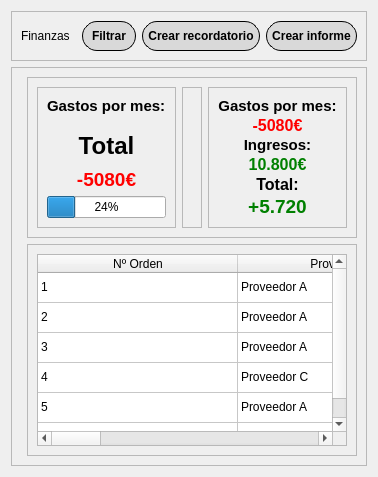
             <widget class="QWidget" name="finance">
              <attribute name="title">
               <string>finance</string>
              </attribute>
              <layout class="QGridLayout" name="gridLayout_116">
               <item row="0" column="0">
                <layout class="QGridLayout" name="GRID_18">
                 <item row="1" column="0">
                  <widget class="QFrame" name="frame_40">
                   <property name="maximumSize">
                    <size>
                     <width>16777215</width>
                     <height>16777215</height>
                    </size>
                   </property>
                   <property name="frameShape">
                    <enum>QFrame::Shape::StyledPanel</enum>
                   </property>
                   <property name="frameShadow">
                    <enum>QFrame::Shadow::Raised</enum>
                   </property>
                   <layout class="QFormLayout" name="formLayout_6">
                    <item row="0" column="1">
                     <layout class="QGridLayout" name="gridLayout_61">
                      <item row="1" column="0">
                       <widget class="QFrame" name="frame_48">
                        <property name="frameShape">
                         <enum>QFrame::Shape::StyledPanel</enum>
                        </property>
                        <property name="frameShadow">
                         <enum>QFrame::Shadow::Raised</enum>
                        </property>
                        <layout class="QGridLayout" name="gridLayout_110">
                         <item row="0" column="0">
                          <widget class="QTableWidget" name="tableWidget_12">
                           <property name="layoutDirection">
                            <enum>Qt::LayoutDirection::LeftToRight</enum>
                           </property>
                           <property name="editTriggers">
                            <set>QAbstractItemView::EditTrigger::NoEditTriggers</set>
                           </property>
                           <property name="verticalScrollMode">
                            <enum>QAbstractItemView::ScrollMode::ScrollPerPixel</enum>
                           </property>
                           <property name="horizontalScrollMode">
                            <enum>QAbstractItemView::ScrollMode::ScrollPerPixel</enum>
                           </property>
                           <property name="rowCount">
                            <number>6</number>
                           </property>
                           <attribute name="horizontalHeaderDefaultSectionSize">
                            <number>200</number>
                           </attribute>
                           <attribute name="horizontalHeaderShowSortIndicator" stdset="0">
                            <bool>false</bool>
                           </attribute>
                           <attribute name="verticalHeaderVisible">
                            <bool>false</bool>
                           </attribute>
                           <row/>
                           <row/>
                           <row/>
                           <row/>
                           <row/>
                           <row/>
                           <column>
                            <property name="text">
                             <string>Nº Orden</string>
                            </property>
                           </column>
                           <column>
                            <property name="text">
                             <string>Proveedor</string>
                            </property>
                           </column>
                           <column>
                            <property name="text">
                             <string>Fecha Orden</string>
                            </property>
                           </column>
                           <column>
                            <property name="text">
                             <string>Producto</string>
                            </property>
                           </column>
                           <column>
                            <property name="text">
                             <string>Precio/u</string>
                            </property>
                           </column>
                           <column>
                            <property name="text">
                             <string>Unidad</string>
                            </property>
                           </column>
                           <column>
                            <property name="text">
                             <string>Total</string>
                            </property>
                           </column>
                           <column>
                            <property name="text">
                             <string>Estado</string>
                            </property>
                           </column>
                           <item row="0" column="0">
                            <property name="text">
                             <string>1</string>
                            </property>
                           </item>
                           <item row="0" column="1">
                            <property name="text">
                             <string>Proveedor A</string>
                            </property>
                           </item>
                           <item row="0" column="2">
                            <property name="text">
                             <string>2024-09-01</string>
                            </property>
                           </item>
                           <item row="0" column="3">
                            <property name="text">
                             <string>Producto</string>
                            </property>
                           </item>
                           <item row="0" column="4">
                            <property name="text">
                             <string>5€</string>
                            </property>
                           </item>
                           <item row="0" column="5">
                            <property name="text">
                             <string>2</string>
                            </property>
                           </item>
                           <item row="0" column="6">
                            <property name="text">
                             <string>10€</string>
                            </property>
                           </item>
                           <item row="0" column="7">
                            <property name="text">
                             <string>Entregado</string>
                            </property>
                           </item>
                           <item row="1" column="0">
                            <property name="text">
                             <string>2</string>
                            </property>
                           </item>
                           <item row="1" column="1">
                            <property name="text">
                             <string>Proveedor A</string>
                            </property>
                           </item>
                           <item row="1" column="2">
                            <property name="text">
                             <string>2024-09-01</string>
                            </property>
                           </item>
                           <item row="1" column="3">
                            <property name="text">
                             <string>Producto</string>
                            </property>
                           </item>
                           <item row="1" column="4">
                            <property name="text">
                             <string>5€</string>
                            </property>
                           </item>
                           <item row="1" column="5">
                            <property name="text">
                             <string>2</string>
                            </property>
                           </item>
                           <item row="1" column="6">
                            <property name="text">
                             <string>10€</string>
                            </property>
                           </item>
                           <item row="1" column="7">
                            <property name="text">
                             <string>Entregado</string>
                            </property>
                           </item>
                           <item row="2" column="0">
                            <property name="text">
                             <string>3</string>
                            </property>
                           </item>
                           <item row="2" column="1">
                            <property name="text">
                             <string>Proveedor A</string>
                            </property>
                           </item>
                           <item row="2" column="2">
                            <property name="text">
                             <string>2024-09-01</string>
                            </property>
                           </item>
                           <item row="2" column="3">
                            <property name="text">
                             <string>Producto</string>
                            </property>
                           </item>
                           <item row="2" column="4">
                            <property name="text">
                             <string>5€</string>
                            </property>
                           </item>
                           <item row="2" column="5">
                            <property name="text">
                             <string>2</string>
                            </property>
                           </item>
                           <item row="2" column="6">
                            <property name="text">
                             <string>10€</string>
                            </property>
                           </item>
                           <item row="2" column="7">
                            <property name="text">
                             <string>Entregado</string>
                            </property>
                           </item>
                           <item row="3" column="0">
                            <property name="text">
                             <string>4</string>
                            </property>
                           </item>
                           <item row="3" column="1">
                            <property name="text">
                             <string>Proveedor C</string>
                            </property>
                           </item>
                           <item row="3" column="2">
                            <property name="text">
                             <string>2024-09-01</string>
                            </property>
                           </item>
                           <item row="3" column="3">
                            <property name="text">
                             <string>Producto</string>
                            </property>
                           </item>
                           <item row="3" column="4">
                            <property name="text">
                             <string>5€</string>
                            </property>
                           </item>
                           <item row="3" column="5">
                            <property name="text">
                             <string>2</string>
                            </property>
                           </item>
                           <item row="3" column="6">
                            <property name="text">
                             <string>10€</string>
                            </property>
                           </item>
                           <item row="3" column="7">
                            <property name="text">
                             <string>En tránsito</string>
                            </property>
                           </item>
                           <item row="4" column="0">
                            <property name="text">
                             <string>5</string>
                            </property>
                           </item>
                           <item row="4" column="1">
                            <property name="text">
                             <string>Proveedor A</string>
                            </property>
                           </item>
                           <item row="4" column="2">
                            <property name="text">
                             <string>2024-09-01</string>
                            </property>
                           </item>
                           <item row="4" column="3">
                            <property name="text">
                             <string>Producto</string>
                            </property>
                           </item>
                           <item row="4" column="4">
                            <property name="text">
                             <string>5€</string>
                            </property>
                           </item>
                           <item row="4" column="5">
                            <property name="text">
                             <string>2</string>
                            </property>
                           </item>
                           <item row="4" column="6">
                            <property name="text">
                             <string>10€</string>
                            </property>
                           </item>
                           <item row="4" column="7">
                            <property name="text">
                             <string>En tránsito</string>
                            </property>
                           </item>
                           <item row="5" column="0">
                            <property name="text">
                             <string>6</string>
                            </property>
                           </item>
                           <item row="5" column="1">
                            <property name="text">
                             <string>Proveedor B</string>
                            </property>
                           </item>
                           <item row="5" column="2">
                            <property name="text">
                             <string>2024-09-01</string>
                            </property>
                           </item>
                           <item row="5" column="3">
                            <property name="text">
                             <string>Producto</string>
                            </property>
                           </item>
                           <item row="5" column="4">
                            <property name="text">
                             <string>5€</string>
                            </property>
                           </item>
                           <item row="5" column="5">
                            <property name="text">
                             <string>2</string>
                            </property>
                           </item>
                           <item row="5" column="6">
                            <property name="text">
                             <string>10€</string>
                            </property>
                           </item>
                           <item row="5" column="7">
                            <property name="text">
                             <string>Pendiente</string>
                            </property>
                           </item>
                          </widget>
                         </item>
                        </layout>
                       </widget>
                      </item>
                      <item row="0" column="0">
                       <widget class="QFrame" name="frame_49">
                        <property name="frameShape">
                         <enum>QFrame::Shape::StyledPanel</enum>
                        </property>
                        <property name="frameShadow">
                         <enum>QFrame::Shadow::Raised</enum>
                        </property>
                        <layout class="QGridLayout" name="gridLayout_111">
                         <item row="1" column="0">
                          <layout class="QHBoxLayout" name="horizontalLayout_22" stretch="1,2,1">
                           <item>
                            <widget class="QFrame" name="frame_50">
                             <property name="maximumSize">
                              <size>
                               <width>16777215</width>
                               <height>16777215</height>
                              </size>
                             </property>
                             <property name="frameShape">
                              <enum>QFrame::Shape::StyledPanel</enum>
                             </property>
                             <property name="frameShadow">
                              <enum>QFrame::Shadow::Raised</enum>
                             </property>
                             <layout class="QGridLayout" name="gridLayout_112">
                              <item row="0" column="0">
                               <layout class="QGridLayout" name="gridLayout_113">
                                <property name="spacing">
                                 <number>1</number>
                                </property>
                                <item row="2" column="0">
                                 <widget class="QLabel" name="label_36">
                                  <property name="font">
                                   <font>
                                    <pointsize>14</pointsize>
                                    <bold>true</bold>
                                   </font>
                                  </property>
                                  <property name="styleSheet">
                                   <string notr="true">color: red;</string>
                                  </property>
                                  <property name="text">
                                   <string>-5080€</string>
                                  </property>
                                  <property name="alignment">
                                   <set>Qt::AlignmentFlag::AlignCenter</set>
                                  </property>
                                 </widget>
                                </item>
                                <item row="0" column="0">
                                 <widget class="QLabel" name="label_37">
                                  <property name="font">
                                   <font>
                                    <pointsize>11</pointsize>
                                    <bold>true</bold>
                                   </font>
                                  </property>
                                  <property name="text">
                                   <string>Gastos por mes:</string>
                                  </property>
                                  <property name="alignment">
                                   <set>Qt::AlignmentFlag::AlignLeading|Qt::AlignmentFlag::AlignLeft|Qt::AlignmentFlag::AlignTop</set>
                                  </property>
                                 </widget>
                                </item>
                                <item row="3" column="0">
                                 <widget class="QProgressBar" name="progressBar_7">
                                  <property name="value">
                                   <number>24</number>
                                  </property>
                                 </widget>
                                </item>
                                <item row="1" column="0">
                                 <widget class="QLabel" name="label_38">
                                  <property name="font">
                                   <font>
                                    <pointsize>18</pointsize>
                                    <bold>true</bold>
                                   </font>
                                  </property>
                                  <property name="text">
                                   <string>Total</string>
                                  </property>
                                  <property name="alignment">
                                   <set>Qt::AlignmentFlag::AlignCenter</set>
                                  </property>
                                 </widget>
                                </item>
                               </layout>
                              </item>
                             </layout>
                            </widget>
                           </item>
                           <item>
                            <widget class="QFrame" name="frame_balance">
                             <property name="maximumSize">
                              <size>
                               <width>16777215</width>
                               <height>16777215</height>
                              </size>
                             </property>
                             <property name="frameShape">
                              <enum>QFrame::Shape::StyledPanel</enum>
                             </property>
                             <property name="frameShadow">
                              <enum>QFrame::Shadow::Raised</enum>
                             </property>
                             <layout class="QGridLayout" name="gridLayout_122"/>
                            </widget>
                           </item>
                           <item>
                            <widget class="QFrame" name="frame_52">
                             <property name="maximumSize">
                              <size>
                               <width>16777215</width>
                               <height>16777215</height>
                              </size>
                             </property>
                             <property name="frameShape">
                              <enum>QFrame::Shape::StyledPanel</enum>
                             </property>
                             <property name="frameShadow">
                              <enum>QFrame::Shadow::Raised</enum>
                             </property>
                             <layout class="QGridLayout" name="gridLayout_114">
                              <item row="0" column="0">
                               <layout class="QGridLayout" name="gridLayout_117">
                                <property name="verticalSpacing">
                                 <number>1</number>
                                </property>
                                <item row="4" column="0">
                                 <widget class="QLabel" name="label_42">
                                  <property name="font">
                                   <font>
                                    <pointsize>12</pointsize>
                                    <bold>true</bold>
                                   </font>
                                  </property>
                                  <property name="text">
                                   <string>Total:</string>
                                  </property>
                                  <property name="alignment">
                                   <set>Qt::AlignmentFlag::AlignCenter</set>
                                  </property>
                                 </widget>
                                </item>
                                <item row="0" column="0">
                                 <widget class="QLabel" name="label_41">
                                  <property name="font">
                                   <font>
                                    <pointsize>11</pointsize>
                                    <bold>true</bold>
                                   </font>
                                  </property>
                                  <property name="text">
                                   <string>Gastos por mes:</string>
                                  </property>
                                  <property name="alignment">
                                   <set>Qt::AlignmentFlag::AlignHCenter|Qt::AlignmentFlag::AlignTop</set>
                                  </property>
                                 </widget>
                                </item>
                                <item row="1" column="0">
                                 <widget class="QLabel" name="label_49">
                                  <property name="font">
                                   <font>
                                    <pointsize>12</pointsize>
                                    <bold>true</bold>
                                   </font>
                                  </property>
                                  <property name="styleSheet">
                                   <string notr="true">color: red;</string>
                                  </property>
                                  <property name="text">
                                   <string>-5080€</string>
                                  </property>
                                  <property name="alignment">
                                   <set>Qt::AlignmentFlag::AlignCenter</set>
                                  </property>
                                 </widget>
                                </item>
                                <item row="2" column="0">
                                 <widget class="QLabel" name="label_50">
                                  <property name="font">
                                   <font>
                                    <pointsize>11</pointsize>
                                    <bold>true</bold>
                                   </font>
                                  </property>
                                  <property name="text">
                                   <string>Ingresos:</string>
                                  </property>
                                  <property name="alignment">
                                   <set>Qt::AlignmentFlag::AlignHCenter|Qt::AlignmentFlag::AlignTop</set>
                                  </property>
                                 </widget>
                                </item>
                                <item row="5" column="0">
                                 <widget class="QLabel" name="label_40">
                                  <property name="font">
                                   <font>
                                    <pointsize>14</pointsize>
                                    <bold>true</bold>
                                   </font>
                                  </property>
                                  <property name="styleSheet">
                                   <string notr="true">color: green;</string>
                                  </property>
                                  <property name="text">
                                   <string>+5.720</string>
                                  </property>
                                  <property name="alignment">
                                   <set>Qt::AlignmentFlag::AlignCenter</set>
                                  </property>
                                 </widget>
                                </item>
                                <item row="3" column="0">
                                 <widget class="QLabel" name="label_51">
                                  <property name="font">
                                   <font>
                                    <pointsize>12</pointsize>
                                    <bold>true</bold>
                                   </font>
                                  </property>
                                  <property name="styleSheet">
                                   <string notr="true">color: green;</string>
                                  </property>
                                  <property name="text">
                                   <string>10.800€</string>
                                  </property>
                                  <property name="alignment">
                                   <set>Qt::AlignmentFlag::AlignCenter</set>
                                  </property>
                                 </widget>
                                </item>
                               </layout>
                              </item>
                             </layout>
                            </widget>
                           </item>
                          </layout>
                         </item>
                        </layout>
                       </widget>
                      </item>
                     </layout>
                    </item>
                   </layout>
                  </widget>
                 </item>
                 <item row="0" column="0">
                  <widget class="QFrame" name="frame_51">
                   <property name="maximumSize">
                    <size>
                     <width>16777215</width>
                     <height>100</height>
                    </size>
                   </property>
                   <property name="frameShape">
                    <enum>QFrame::Shape::StyledPanel</enum>
                   </property>
                   <property name="frameShadow">
                    <enum>QFrame::Shadow::Raised</enum>
                   </property>
                   <layout class="QGridLayout" name="gridLayout_115">
                    <item row="0" column="0">
                     <layout class="QHBoxLayout" name="horizontalLayout_23">
                      <item>
                       <widget class="QLabel" name="label_39">
                        <property name="text">
                         <string>Finanzas</string>
                        </property>
                       </widget>
                      </item>
                      <item>
                       <widget class="QPushButton" name="boton_filtrar_3">
                        <property name="minimumSize">
                         <size>
                          <width>30</width>
                          <height>30</height>
                         </size>
                        </property>
                        <property name="maximumSize">
                         <size>
                          <width>100</width>
                          <height>16777215</height>
                         </size>
                        </property>
                        <property name="font">
                         <font>
                          <bold>true</bold>
                         </font>
                        </property>
                        <property name="styleSheet">
                         <string notr="true">background-color: #d9d9d9;
color: black;
border: 1px solid black;
border-radius: 15px;
padding:5px;
box-shadow: 5px 5px 15px rgba(0, 0, 0, 0.3);
</string>
                        </property>
                        <property name="text">
                         <string>Filtrar</string>
                        </property>
                       </widget>
                      </item>
                      <item>
                       <widget class="QPushButton" name="crear_recordatorio_4">
                        <property name="minimumSize">
                         <size>
                          <width>30</width>
                          <height>30</height>
                         </size>
                        </property>
                        <property name="maximumSize">
                         <size>
                          <width>150</width>
                          <height>16777215</height>
                         </size>
                        </property>
                        <property name="font">
                         <font>
                          <bold>true</bold>
                         </font>
                        </property>
                        <property name="styleSheet">
                         <string notr="true">background-color: #d9d9d9;
color: black;
border: 1px solid black;
border-radius: 15px;
padding:5px;
box-shadow: 5px 5px 15px rgba(0, 0, 0, 0.3);
</string>
                        </property>
                        <property name="text">
                         <string>Crear recordatorio</string>
                        </property>
                       </widget>
                      </item>
                      <item>
                       <widget class="QPushButton" name="crear_informe_4">
                        <property name="minimumSize">
                         <size>
                          <width>30</width>
                          <height>30</height>
                         </size>
                        </property>
                        <property name="maximumSize">
                         <size>
                          <width>150</width>
                          <height>16777215</height>
                         </size>
                        </property>
                        <property name="font">
                         <font>
                          <bold>true</bold>
                         </font>
                        </property>
                        <property name="styleSheet">
                         <string notr="true">background-color: #d9d9d9;
color: black;
border: 1px solid black;
border-radius: 15px;
padding:5px;
box-shadow: 5px 5px 15px rgba(0, 0, 0, 0.3);
</string>
                        </property>
                        <property name="text">
                         <string>Crear informe</string>
                        </property>
                       </widget>
                      </item>
                     </layout>
                    </item>
                   </layout>
                  </widget>
                 </item>
                </layout>
               </item>
              </layout>
             </widget>
